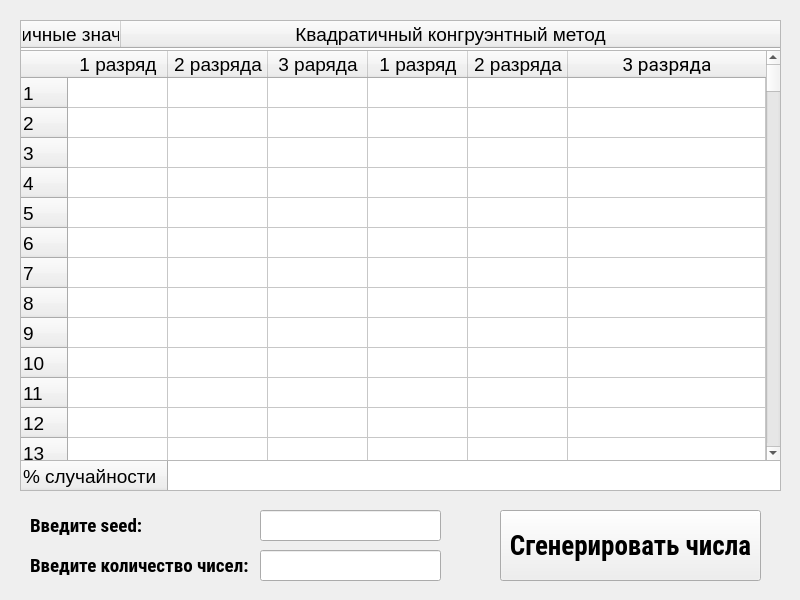
<?xml version="1.0" encoding="UTF-8"?>
<ui version="4.0">
 <class>MainWindow</class>
 <widget class="QMainWindow" name="MainWindow">
  <property name="geometry">
   <rect>
    <x>0</x>
    <y>0</y>
    <width>800</width>
    <height>600</height>
   </rect>
  </property>
  <property name="sizePolicy">
   <sizepolicy hsizetype="Ignored" vsizetype="Preferred">
    <horstretch>0</horstretch>
    <verstretch>0</verstretch>
   </sizepolicy>
  </property>
  <property name="font">
   <font>
    <pointsize>14</pointsize>
   </font>
  </property>
  <property name="windowTitle">
   <string>Pseudorandom Numbers Generator</string>
  </property>
  <widget class="QWidget" name="centralwidget">
   <widget class="QLabel" name="label">
    <property name="geometry">
     <rect>
      <x>30</x>
      <y>510</y>
      <width>121</width>
      <height>31</height>
     </rect>
    </property>
    <property name="font">
     <font>
      <family>Roboto Condensed</family>
      <pointsize>14</pointsize>
      <weight>75</weight>
      <bold>true</bold>
     </font>
    </property>
    <property name="text">
     <string>Введите seed:</string>
    </property>
   </widget>
   <widget class="QLineEdit" name="SeedInputLineEdit">
    <property name="geometry">
     <rect>
      <x>260</x>
      <y>510</y>
      <width>181</width>
      <height>31</height>
     </rect>
    </property>
    <property name="text">
     <string/>
    </property>
   </widget>
   <widget class="QPushButton" name="GenerateNumbersPushButton">
    <property name="geometry">
     <rect>
      <x>500</x>
      <y>510</y>
      <width>261</width>
      <height>71</height>
     </rect>
    </property>
    <property name="font">
     <font>
      <family>Roboto Condensed</family>
      <pointsize>20</pointsize>
      <weight>75</weight>
      <bold>true</bold>
     </font>
    </property>
    <property name="text">
     <string>Сгенерировать числа</string>
    </property>
   </widget>
   <widget class="QTableWidget" name="NumbersTableWidget">
    <property name="geometry">
     <rect>
      <x>20</x>
      <y>50</y>
      <width>761</width>
      <height>411</height>
     </rect>
    </property>
    <property name="contextMenuPolicy">
     <enum>Qt::NoContextMenu</enum>
    </property>
    <property name="sizeAdjustPolicy">
     <enum>QAbstractScrollArea::AdjustToContentsOnFirstShow</enum>
    </property>
    <property name="rowCount">
     <number>2000</number>
    </property>
    <attribute name="horizontalHeaderCascadingSectionResizes">
     <bool>true</bool>
    </attribute>
    <attribute name="horizontalHeaderShowSortIndicator" stdset="0">
     <bool>false</bool>
    </attribute>
    <attribute name="horizontalHeaderStretchLastSection">
     <bool>true</bool>
    </attribute>
    <attribute name="verticalHeaderCascadingSectionResizes">
     <bool>false</bool>
    </attribute>
    <attribute name="verticalHeaderStretchLastSection">
     <bool>true</bool>
    </attribute>
    <row/>
    <row/>
    <row/>
    <row/>
    <row/>
    <row/>
    <row/>
    <row/>
    <row/>
    <row/>
    <row/>
    <row/>
    <row/>
    <row/>
    <row/>
    <row/>
    <row/>
    <row/>
    <row/>
    <row/>
    <row/>
    <row/>
    <row/>
    <row/>
    <row/>
    <row/>
    <row/>
    <row/>
    <row/>
    <row/>
    <row/>
    <row/>
    <row/>
    <row/>
    <row/>
    <row/>
    <row/>
    <row/>
    <row/>
    <row/>
    <row/>
    <row/>
    <row/>
    <row/>
    <row/>
    <row/>
    <row/>
    <row/>
    <row/>
    <row/>
    <row/>
    <row/>
    <row/>
    <row/>
    <row/>
    <row/>
    <row/>
    <row/>
    <row/>
    <row/>
    <row/>
    <row/>
    <row/>
    <row/>
    <row/>
    <row/>
    <row/>
    <row/>
    <row/>
    <row/>
    <row/>
    <row/>
    <row/>
    <row/>
    <row/>
    <row/>
    <row/>
    <row/>
    <row/>
    <row/>
    <row/>
    <row/>
    <row/>
    <row/>
    <row/>
    <row/>
    <row/>
    <row/>
    <row/>
    <row/>
    <row/>
    <row/>
    <row/>
    <row/>
    <row/>
    <row/>
    <row/>
    <row/>
    <row/>
    <row/>
    <row/>
    <row/>
    <row/>
    <row/>
    <row/>
    <row/>
    <row/>
    <row/>
    <row/>
    <row/>
    <row/>
    <row/>
    <row/>
    <row/>
    <row/>
    <row/>
    <row/>
    <row/>
    <row/>
    <row/>
    <row/>
    <row/>
    <row/>
    <row/>
    <row/>
    <row/>
    <row/>
    <row/>
    <row/>
    <row/>
    <row/>
    <row/>
    <row/>
    <row/>
    <row/>
    <row/>
    <row/>
    <row/>
    <row/>
    <row/>
    <row/>
    <row/>
    <row/>
    <row/>
    <row/>
    <row/>
    <row/>
    <row/>
    <row/>
    <row/>
    <row/>
    <row/>
    <row/>
    <row/>
    <row/>
    <row/>
    <row/>
    <row/>
    <row/>
    <row/>
    <row/>
    <row/>
    <row/>
    <row/>
    <row/>
    <row/>
    <row/>
    <row/>
    <row/>
    <row/>
    <row/>
    <row/>
    <row/>
    <row/>
    <row/>
    <row/>
    <row/>
    <row/>
    <row/>
    <row/>
    <row/>
    <row/>
    <row/>
    <row/>
    <row/>
    <row/>
    <row/>
    <row/>
    <row/>
    <row/>
    <row/>
    <row/>
    <row/>
    <row/>
    <row/>
    <row/>
    <row/>
    <row/>
    <row/>
    <row/>
    <row/>
    <row/>
    <row/>
    <row/>
    <row/>
    <row/>
    <row/>
    <row/>
    <row/>
    <row/>
    <row/>
    <row/>
    <row/>
    <row/>
    <row/>
    <row/>
    <row/>
    <row/>
    <row/>
    <row/>
    <row/>
    <row/>
    <row/>
    <row/>
    <row/>
    <row/>
    <row/>
    <row/>
    <row/>
    <row/>
    <row/>
    <row/>
    <row/>
    <row/>
    <row/>
    <row/>
    <row/>
    <row/>
    <row/>
    <row/>
    <row/>
    <row/>
    <row/>
    <row/>
    <row/>
    <row/>
    <row/>
    <row/>
    <row/>
    <row/>
    <row/>
    <row/>
    <row/>
    <row/>
    <row/>
    <row/>
    <row/>
    <row/>
    <row/>
    <row/>
    <row/>
    <row/>
    <row/>
    <row/>
    <row/>
    <row/>
    <row/>
    <row/>
    <row/>
    <row/>
    <row/>
    <row/>
    <row/>
    <row/>
    <row/>
    <row/>
    <row/>
    <row/>
    <row/>
    <row/>
    <row/>
    <row/>
    <row/>
    <row/>
    <row/>
    <row/>
    <row/>
    <row/>
    <row/>
    <row/>
    <row/>
    <row/>
    <row/>
    <row/>
    <row/>
    <row/>
    <row/>
    <row/>
    <row/>
    <row/>
    <row/>
    <row/>
    <row/>
    <row/>
    <row/>
    <row/>
    <row/>
    <row/>
    <row/>
    <row/>
    <row/>
    <row/>
    <row/>
    <row/>
    <row/>
    <row/>
    <row/>
    <row/>
    <row/>
    <row/>
    <row/>
    <row/>
    <row/>
    <row/>
    <row/>
    <row/>
    <row/>
    <row/>
    <row/>
    <row/>
    <row/>
    <row/>
    <row/>
    <row/>
    <row/>
    <row/>
    <row/>
    <row/>
    <row/>
    <row/>
    <row/>
    <row/>
    <row/>
    <row/>
    <row/>
    <row/>
    <row/>
    <row/>
    <row/>
    <row/>
    <row/>
    <row/>
    <row/>
    <row/>
    <row/>
    <row/>
    <row/>
    <row/>
    <row/>
    <row/>
    <row/>
    <row/>
    <row/>
    <row/>
    <row/>
    <row/>
    <row/>
    <row/>
    <row/>
    <row/>
    <row/>
    <row/>
    <row/>
    <row/>
    <row/>
    <row/>
    <row/>
    <row/>
    <row/>
    <row/>
    <row/>
    <row/>
    <row/>
    <row/>
    <row/>
    <row/>
    <row/>
    <row/>
    <row/>
    <row/>
    <row/>
    <row/>
    <row/>
    <row/>
    <row/>
    <row/>
    <row/>
    <row/>
    <row/>
    <row/>
    <row/>
    <row/>
    <row/>
    <row/>
    <row/>
    <row/>
    <row/>
    <row/>
    <row/>
    <row/>
    <row/>
    <row/>
    <row/>
    <row/>
    <row/>
    <row/>
    <row/>
    <row/>
    <row/>
    <row/>
    <row/>
    <row/>
    <row/>
    <row/>
    <row/>
    <row/>
    <row/>
    <row/>
    <row/>
    <row/>
    <row/>
    <row/>
    <row/>
    <row/>
    <row/>
    <row/>
    <row/>
    <row/>
    <row/>
    <row/>
    <row/>
    <row/>
    <row/>
    <row/>
    <row/>
    <row/>
    <row/>
    <row/>
    <row/>
    <row/>
    <row/>
    <row/>
    <row/>
    <row/>
    <row/>
    <row/>
    <row/>
    <row/>
    <row/>
    <row/>
    <row/>
    <row/>
    <row/>
    <row/>
    <row/>
    <row/>
    <row/>
    <row/>
    <row/>
    <row/>
    <row/>
    <row/>
    <row/>
    <row/>
    <row/>
    <row/>
    <row/>
    <row/>
    <row/>
    <row/>
    <row/>
    <row/>
    <row/>
    <row/>
    <row/>
    <row/>
    <row/>
    <row/>
    <row/>
    <row/>
    <row/>
    <row/>
    <row/>
    <row/>
    <row/>
    <row/>
    <row/>
    <row/>
    <row/>
    <row/>
    <row/>
    <row/>
    <row/>
    <row/>
    <row/>
    <row/>
    <row/>
    <row/>
    <row/>
    <row/>
    <row/>
    <row/>
    <row/>
    <row/>
    <row/>
    <row/>
    <row/>
    <row/>
    <row/>
    <row/>
    <row/>
    <row/>
    <row/>
    <row/>
    <row/>
    <row/>
    <row/>
    <row/>
    <row/>
    <row/>
    <row/>
    <row/>
    <row/>
    <row/>
    <row/>
    <row/>
    <row/>
    <row/>
    <row/>
    <row/>
    <row/>
    <row/>
    <row/>
    <row/>
    <row/>
    <row/>
    <row/>
    <row/>
    <row/>
    <row/>
    <row/>
    <row/>
    <row/>
    <row/>
    <row/>
    <row/>
    <row/>
    <row/>
    <row/>
    <row/>
    <row/>
    <row/>
    <row/>
    <row/>
    <row/>
    <row/>
    <row/>
    <row/>
    <row/>
    <row/>
    <row/>
    <row/>
    <row/>
    <row/>
    <row/>
    <row/>
    <row/>
    <row/>
    <row/>
    <row/>
    <row/>
    <row/>
    <row/>
    <row/>
    <row/>
    <row/>
    <row/>
    <row/>
    <row/>
    <row/>
    <row/>
    <row/>
    <row/>
    <row/>
    <row/>
    <row/>
    <row/>
    <row/>
    <row/>
    <row/>
    <row/>
    <row/>
    <row/>
    <row/>
    <row/>
    <row/>
    <row/>
    <row/>
    <row/>
    <row/>
    <row/>
    <row/>
    <row/>
    <row/>
    <row/>
    <row/>
    <row/>
    <row/>
    <row/>
    <row/>
    <row/>
    <row/>
    <row/>
    <row/>
    <row/>
    <row/>
    <row/>
    <row/>
    <row/>
    <row/>
    <row/>
    <row/>
    <row/>
    <row/>
    <row/>
    <row/>
    <row/>
    <row/>
    <row/>
    <row/>
    <row/>
    <row/>
    <row/>
    <row/>
    <row/>
    <row/>
    <row/>
    <row/>
    <row/>
    <row/>
    <row/>
    <row/>
    <row/>
    <row/>
    <row/>
    <row/>
    <row/>
    <row/>
    <row/>
    <row/>
    <row/>
    <row/>
    <row/>
    <row/>
    <row/>
    <row/>
    <row/>
    <row/>
    <row/>
    <row/>
    <row/>
    <row/>
    <row/>
    <row/>
    <row/>
    <row/>
    <row/>
    <row/>
    <row/>
    <row/>
    <row/>
    <row/>
    <row/>
    <row/>
    <row/>
    <row/>
    <row/>
    <row/>
    <row/>
    <row/>
    <row/>
    <row/>
    <row/>
    <row/>
    <row/>
    <row/>
    <row/>
    <row/>
    <row/>
    <row/>
    <row/>
    <row/>
    <row/>
    <row/>
    <row/>
    <row/>
    <row/>
    <row/>
    <row/>
    <row/>
    <row/>
    <row/>
    <row/>
    <row/>
    <row/>
    <row/>
    <row/>
    <row/>
    <row/>
    <row/>
    <row/>
    <row/>
    <row/>
    <row/>
    <row/>
    <row/>
    <row/>
    <row/>
    <row/>
    <row/>
    <row/>
    <row/>
    <row/>
    <row/>
    <row/>
    <row/>
    <row/>
    <row/>
    <row/>
    <row/>
    <row/>
    <row/>
    <row/>
    <row/>
    <row/>
    <row/>
    <row/>
    <row/>
    <row/>
    <row/>
    <row/>
    <row/>
    <row/>
    <row/>
    <row/>
    <row/>
    <row/>
    <row/>
    <row/>
    <row/>
    <row/>
    <row/>
    <row/>
    <row/>
    <row/>
    <row/>
    <row/>
    <row/>
    <row/>
    <row/>
    <row/>
    <row/>
    <row/>
    <row/>
    <row/>
    <row/>
    <row/>
    <row/>
    <row/>
    <row/>
    <row/>
    <row/>
    <row/>
    <row/>
    <row/>
    <row/>
    <row/>
    <row/>
    <row/>
    <row/>
    <row/>
    <row/>
    <row/>
    <row/>
    <row/>
    <row/>
    <row/>
    <row/>
    <row/>
    <row/>
    <row/>
    <row/>
    <row/>
    <row/>
    <row/>
    <row/>
    <row/>
    <row/>
    <row/>
    <row/>
    <row/>
    <row/>
    <row/>
    <row/>
    <row/>
    <row/>
    <row/>
    <row/>
    <row/>
    <row/>
    <row/>
    <row/>
    <row/>
    <row/>
    <row/>
    <row/>
    <row/>
    <row/>
    <row/>
    <row/>
    <row/>
    <row/>
    <row/>
    <row/>
    <row/>
    <row/>
    <row/>
    <row/>
    <row/>
    <row/>
    <row/>
    <row/>
    <row/>
    <row/>
    <row/>
    <row/>
    <row/>
    <row/>
    <row/>
    <row/>
    <row/>
    <row/>
    <row/>
    <row/>
    <row/>
    <row/>
    <row/>
    <row/>
    <row/>
    <row/>
    <row/>
    <row/>
    <row/>
    <row/>
    <row/>
    <row/>
    <row/>
    <row/>
    <row/>
    <row/>
    <row/>
    <row/>
    <row/>
    <row/>
    <row/>
    <row/>
    <row/>
    <row/>
    <row/>
    <row/>
    <row/>
    <row/>
    <row/>
    <row/>
    <row/>
    <row/>
    <row/>
    <row/>
    <row/>
    <row/>
    <row/>
    <row/>
    <row/>
    <row/>
    <row/>
    <row/>
    <row/>
    <row/>
    <row/>
    <row/>
    <row/>
    <row/>
    <row/>
    <row/>
    <row/>
    <row/>
    <row/>
    <row/>
    <row/>
    <row/>
    <row/>
    <row/>
    <row/>
    <row/>
    <row/>
    <row/>
    <row/>
    <row/>
    <row/>
    <row/>
    <row/>
    <row/>
    <row/>
    <row/>
    <row/>
    <row/>
    <row/>
    <row/>
    <row/>
    <row/>
    <row/>
    <row/>
    <row/>
    <row/>
    <row/>
    <row/>
    <row/>
    <row/>
    <row/>
    <row/>
    <row/>
    <row/>
    <row/>
    <row/>
    <row/>
    <row/>
    <row/>
    <row/>
    <row/>
    <row/>
    <row/>
    <row/>
    <row/>
    <row/>
    <row/>
    <row/>
    <row/>
    <row/>
    <row/>
    <row/>
    <row/>
    <row/>
    <row/>
    <row/>
    <row/>
    <row/>
    <row/>
    <row/>
    <row/>
    <row/>
    <row/>
    <row/>
    <row/>
    <row/>
    <row/>
    <row/>
    <row/>
    <row/>
    <row/>
    <row/>
    <row/>
    <row/>
    <row/>
    <row/>
    <row/>
    <row/>
    <row/>
    <row/>
    <row/>
    <row/>
    <row/>
    <row/>
    <row/>
    <row/>
    <row/>
    <row/>
    <row/>
    <row/>
    <row/>
    <row/>
    <row/>
    <row/>
    <row/>
    <row/>
    <row/>
    <row/>
    <row/>
    <row/>
    <row/>
    <row/>
    <row/>
    <row/>
    <row/>
    <row/>
    <row/>
    <row/>
    <row/>
    <row/>
    <row/>
    <row/>
    <row/>
    <row/>
    <row/>
    <row/>
    <row/>
    <row/>
    <row/>
    <row/>
    <row/>
    <row/>
    <row/>
    <row/>
    <row/>
    <row/>
    <row/>
    <row/>
    <row/>
    <row/>
    <row/>
    <row/>
    <row/>
    <row/>
    <row/>
    <row/>
    <row/>
    <row/>
    <row/>
    <row/>
    <row/>
    <row/>
    <row/>
    <row/>
    <row/>
    <row/>
    <row/>
    <row/>
    <row/>
    <row/>
    <row/>
    <row/>
    <row/>
    <row/>
    <row/>
    <row/>
    <row/>
    <row/>
    <row/>
    <row/>
    <row/>
    <row/>
    <row/>
    <row/>
    <row/>
    <row/>
    <row/>
    <row/>
    <row/>
    <row/>
    <row/>
    <row/>
    <row/>
    <row/>
    <row/>
    <row/>
    <row/>
    <row/>
    <row/>
    <row/>
    <row/>
    <row/>
    <row/>
    <row/>
    <row/>
    <row/>
    <row/>
    <row/>
    <row/>
    <row/>
    <row/>
    <row/>
    <row/>
    <row/>
    <row/>
    <row/>
    <row/>
    <row/>
    <row/>
    <row/>
    <row/>
    <row/>
    <row/>
    <row/>
    <row/>
    <row/>
    <row/>
    <row/>
    <row/>
    <row/>
    <row/>
    <row/>
    <row/>
    <row/>
    <row/>
    <row/>
    <row/>
    <row/>
    <row/>
    <row/>
    <row/>
    <row/>
    <row/>
    <row/>
    <row/>
    <row/>
    <row/>
    <row/>
    <row/>
    <row/>
    <row/>
    <row/>
    <row/>
    <row/>
    <row/>
    <row/>
    <row/>
    <row/>
    <row/>
    <row/>
    <row/>
    <row/>
    <row/>
    <row/>
    <row/>
    <row/>
    <row/>
    <row/>
    <row/>
    <row/>
    <row/>
    <row/>
    <row/>
    <row/>
    <row/>
    <row/>
    <row/>
    <row/>
    <row/>
    <row/>
    <row/>
    <row/>
    <row/>
    <row/>
    <row/>
    <row/>
    <row/>
    <row/>
    <row/>
    <row/>
    <row/>
    <row/>
    <row/>
    <row/>
    <row/>
    <row/>
    <row/>
    <row/>
    <row/>
    <row/>
    <row/>
    <row/>
    <row/>
    <row/>
    <row/>
    <row/>
    <row/>
    <row/>
    <row/>
    <row/>
    <row/>
    <row/>
    <row/>
    <row/>
    <row/>
    <row/>
    <row/>
    <row/>
    <row/>
    <row/>
    <row/>
    <row/>
    <row/>
    <row/>
    <row/>
    <row/>
    <row/>
    <row/>
    <row/>
    <row/>
    <row/>
    <row/>
    <row/>
    <row/>
    <row/>
    <row/>
    <row/>
    <row/>
    <row/>
    <row/>
    <row/>
    <row/>
    <row/>
    <row/>
    <row/>
    <row/>
    <row/>
    <row/>
    <row/>
    <row/>
    <row/>
    <row/>
    <row/>
    <row/>
    <row/>
    <row/>
    <row/>
    <row/>
    <row/>
    <row/>
    <row/>
    <row/>
    <row/>
    <row/>
    <row/>
    <row/>
    <row/>
    <row/>
    <row/>
    <row/>
    <row/>
    <row/>
    <row/>
    <row/>
    <row/>
    <row/>
    <row/>
    <row/>
    <row/>
    <row/>
    <row/>
    <row/>
    <row/>
    <row/>
    <row/>
    <row/>
    <row/>
    <row/>
    <row/>
    <row/>
    <row/>
    <row/>
    <row/>
    <row/>
    <row/>
    <row/>
    <row/>
    <row/>
    <row/>
    <row/>
    <row/>
    <row/>
    <row/>
    <row/>
    <row/>
    <row/>
    <row/>
    <row/>
    <row/>
    <row/>
    <row/>
    <row/>
    <row/>
    <row/>
    <row/>
    <row/>
    <row/>
    <row/>
    <row/>
    <row/>
    <row/>
    <row/>
    <row/>
    <row/>
    <row/>
    <row/>
    <row/>
    <row/>
    <row/>
    <row/>
    <row/>
    <row/>
    <row/>
    <row/>
    <row/>
    <row/>
    <row/>
    <row/>
    <row/>
    <row/>
    <row/>
    <row/>
    <row/>
    <row/>
    <row/>
    <row/>
    <row/>
    <row/>
    <row/>
    <row/>
    <row/>
    <row/>
    <row/>
    <row/>
    <row/>
    <row/>
    <row/>
    <row/>
    <row/>
    <row/>
    <row/>
    <row/>
    <row/>
    <row/>
    <row/>
    <row/>
    <row/>
    <row/>
    <row/>
    <row/>
    <row/>
    <row/>
    <row/>
    <row/>
    <row/>
    <row/>
    <row/>
    <row/>
    <row/>
    <row/>
    <row/>
    <row/>
    <row/>
    <row/>
    <row/>
    <row/>
    <row/>
    <row/>
    <row/>
    <row/>
    <row/>
    <row/>
    <row/>
    <row/>
    <row/>
    <row/>
    <row/>
    <row/>
    <row/>
    <row/>
    <row/>
    <row/>
    <row/>
    <row/>
    <row/>
    <row/>
    <row/>
    <row/>
    <row/>
    <row/>
    <row/>
    <row/>
    <row/>
    <row/>
    <row/>
    <row/>
    <row/>
    <row/>
    <row/>
    <row/>
    <row/>
    <row/>
    <row/>
    <row/>
    <row/>
    <row/>
    <row/>
    <row/>
    <row/>
    <row/>
    <row/>
    <row/>
    <row/>
    <row/>
    <row/>
    <row/>
    <row/>
    <row/>
    <row/>
    <row/>
    <row/>
    <row/>
    <row/>
    <row/>
    <row/>
    <row/>
    <row/>
    <row/>
    <row/>
    <row/>
    <row/>
    <row/>
    <row/>
    <row/>
    <row/>
    <row/>
    <row/>
    <row/>
    <row/>
    <row/>
    <row/>
    <row/>
    <row/>
    <row/>
    <row/>
    <row/>
    <row/>
    <row/>
    <row/>
    <row/>
    <row/>
    <row/>
    <row/>
    <row/>
    <row/>
    <row/>
    <row/>
    <row/>
    <row/>
    <row/>
    <row/>
    <row/>
    <row/>
    <row/>
    <row/>
    <row/>
    <row/>
    <row/>
    <row/>
    <row/>
    <row/>
    <row/>
    <row/>
    <row/>
    <row/>
    <row/>
    <row/>
    <row/>
    <row/>
    <row/>
    <row/>
    <row/>
    <row/>
    <row/>
    <row/>
    <row/>
    <row/>
    <row/>
    <row/>
    <row/>
    <row/>
    <row/>
    <row/>
    <row/>
    <row/>
    <row/>
    <row/>
    <row/>
    <row/>
    <row/>
    <row/>
    <row/>
    <row/>
    <row/>
    <row/>
    <row/>
    <row/>
    <row/>
    <row/>
    <row/>
    <row/>
    <row/>
    <row/>
    <row/>
    <row/>
    <row/>
    <row/>
    <row/>
    <row/>
    <row/>
    <row/>
    <row/>
    <row/>
    <row/>
    <row/>
    <row/>
    <row/>
    <row/>
    <row/>
    <row/>
    <row/>
    <row/>
    <row/>
    <row/>
    <row/>
    <row/>
    <row/>
    <row/>
    <row/>
    <row/>
    <row/>
    <row/>
    <row/>
    <row/>
    <row/>
    <row/>
    <row/>
    <row/>
    <row/>
    <row/>
    <row/>
    <row/>
    <row/>
    <row/>
    <row/>
    <row/>
    <row/>
    <row/>
    <row/>
    <row/>
    <row/>
    <row/>
    <row/>
    <row/>
    <row/>
    <row/>
    <row/>
    <row/>
    <row/>
    <row/>
    <row/>
    <row/>
    <row/>
    <row/>
    <row/>
    <row/>
    <row/>
    <row/>
    <row/>
    <row/>
    <row/>
    <row/>
    <row/>
    <row/>
    <row/>
    <row/>
    <row/>
    <row/>
    <row/>
    <row/>
    <row/>
    <row/>
    <row/>
    <row/>
    <row/>
    <row/>
    <row/>
    <row/>
    <row/>
    <row/>
    <row/>
    <row/>
    <row/>
    <row/>
    <row/>
    <row/>
    <row/>
    <row/>
    <row/>
    <row/>
    <row/>
    <row/>
    <row/>
    <row/>
    <row/>
    <row/>
    <row/>
    <row/>
    <row/>
    <row/>
    <row/>
    <row/>
    <row/>
    <row/>
    <row/>
    <row/>
    <row/>
    <row/>
    <row/>
    <row/>
    <row/>
    <row/>
    <row/>
    <row/>
    <row/>
    <row/>
    <row/>
    <row/>
    <row/>
    <row/>
    <row/>
    <row/>
    <row/>
    <row/>
    <row/>
    <row/>
    <row/>
    <row/>
    <row/>
    <row/>
    <row/>
    <row/>
    <row/>
    <row/>
    <row/>
    <row/>
    <row/>
    <row/>
    <row/>
    <row/>
    <row/>
    <row/>
    <row/>
    <row/>
    <row/>
    <row/>
    <row/>
    <row/>
    <row/>
    <row/>
    <row/>
    <row/>
    <row/>
    <row/>
    <row/>
    <row/>
    <row/>
    <row/>
    <row/>
    <row/>
    <row/>
    <row/>
    <row/>
    <row/>
    <row/>
    <row/>
    <row/>
    <row/>
    <row/>
    <row/>
    <row/>
    <row/>
    <row/>
    <row/>
    <row/>
    <row/>
    <row/>
    <row/>
    <row/>
    <row/>
    <row/>
    <row/>
    <row/>
    <row/>
    <row/>
    <row/>
    <row/>
    <row/>
    <row/>
    <row/>
    <row/>
    <row/>
    <row/>
    <row/>
    <row/>
    <row/>
    <row/>
    <row/>
    <row/>
    <row/>
    <row/>
    <row/>
    <row/>
    <row/>
    <row/>
    <row/>
    <row/>
    <row/>
    <row/>
    <row/>
    <row/>
    <row/>
    <row/>
    <row/>
    <row/>
    <row/>
    <row/>
    <row/>
    <row/>
    <row/>
    <row/>
    <row/>
    <row/>
    <row/>
    <row/>
    <row/>
    <row/>
    <row/>
    <row/>
    <row/>
    <row/>
    <row/>
    <row/>
    <row/>
    <row/>
    <row/>
    <row/>
    <row/>
    <row/>
    <row/>
    <row/>
    <row/>
    <row/>
    <row/>
    <row/>
    <row/>
    <row/>
    <row/>
    <row/>
    <row/>
    <row/>
    <row/>
    <row/>
    <row/>
    <row/>
    <row/>
    <row/>
    <row/>
    <row/>
    <row/>
    <row/>
    <row/>
    <row/>
    <row/>
    <row/>
    <row/>
    <row/>
    <row/>
    <row/>
    <row/>
    <row/>
    <row/>
    <row/>
    <row/>
    <row/>
    <row/>
    <row/>
    <row/>
    <row/>
    <row/>
    <row/>
    <row/>
    <row/>
    <row/>
    <row/>
    <row/>
    <row/>
    <row/>
    <row/>
    <row/>
    <row/>
    <row/>
    <row/>
    <row/>
    <row/>
    <row/>
    <row/>
    <row/>
    <row/>
    <row/>
    <row/>
    <row/>
    <row/>
    <row/>
    <row/>
    <row/>
    <row/>
    <row/>
    <row/>
    <row/>
    <row/>
    <row/>
    <row/>
    <row/>
    <row/>
    <row/>
    <row/>
    <row/>
    <row/>
    <row/>
    <row/>
    <row/>
    <row/>
    <row/>
    <row/>
    <row/>
    <row/>
    <row/>
    <row/>
    <row/>
    <row/>
    <row/>
    <row/>
    <row/>
    <row/>
    <row/>
    <row/>
    <row/>
    <row/>
    <row/>
    <row/>
    <row/>
    <row/>
    <row/>
    <row/>
    <row/>
    <row/>
    <row/>
    <row/>
    <row/>
    <row/>
    <row/>
    <row/>
    <row/>
    <row/>
    <row/>
    <row/>
    <row/>
    <row/>
    <row/>
    <row/>
    <row/>
    <row/>
    <row/>
    <row/>
    <row/>
    <row/>
    <row/>
    <row/>
    <row/>
    <row/>
    <row/>
    <row/>
    <row/>
    <row/>
    <row/>
    <row/>
    <row/>
    <row/>
    <row/>
    <row/>
    <row/>
    <row/>
    <row/>
    <row/>
    <row/>
    <row/>
    <row/>
    <row/>
    <row/>
    <row/>
    <row/>
    <row/>
    <row/>
    <row/>
    <row/>
    <row/>
    <row/>
    <row/>
    <row/>
    <row/>
    <row/>
    <row/>
    <row/>
    <row/>
    <row/>
    <row/>
    <row/>
    <row/>
    <row/>
    <row/>
    <row/>
    <row/>
    <row/>
    <row/>
    <row/>
    <row/>
    <row/>
    <row/>
    <row/>
    <row/>
    <row/>
    <row/>
    <row/>
    <row/>
    <row/>
    <row/>
    <row/>
    <row/>
    <row/>
    <row/>
    <row/>
    <row/>
    <row/>
    <row/>
    <row/>
    <row/>
    <row/>
    <row/>
    <row/>
    <row/>
    <row/>
    <row/>
    <row/>
    <row/>
    <row/>
    <row/>
    <row/>
    <row/>
    <row/>
    <row/>
    <row/>
    <row/>
    <row/>
    <row/>
    <row/>
    <row/>
    <row/>
    <row/>
    <row/>
    <row/>
    <row/>
    <row/>
    <row/>
    <row/>
    <row/>
    <row/>
    <row/>
    <row/>
    <row/>
    <row/>
    <row/>
    <column>
     <property name="text">
      <string>1 разряд</string>
     </property>
    </column>
    <column>
     <property name="text">
      <string>2 разряда</string>
     </property>
    </column>
    <column>
     <property name="text">
      <string>3 раряда</string>
     </property>
    </column>
    <column>
     <property name="text">
      <string>1 разряд</string>
     </property>
    </column>
    <column>
     <property name="text">
      <string>2 разряда</string>
     </property>
    </column>
    <column>
     <property name="text">
      <string>3 разряда</string>
     </property>
     <property name="font">
      <font>
       <family>Roboto</family>
      </font>
     </property>
    </column>
   </widget>
   <widget class="QTableWidget" name="RandomPercentTableWidget">
    <property name="geometry">
     <rect>
      <x>20</x>
      <y>460</y>
      <width>761</width>
      <height>31</height>
     </rect>
    </property>
    <row>
     <property name="text">
      <string>% случайности</string>
     </property>
    </row>
   </widget>
   <widget class="QLineEdit" name="CountInputLineEdit">
    <property name="geometry">
     <rect>
      <x>260</x>
      <y>550</y>
      <width>181</width>
      <height>31</height>
     </rect>
    </property>
    <property name="text">
     <string/>
    </property>
   </widget>
   <widget class="QLabel" name="label_2">
    <property name="geometry">
     <rect>
      <x>30</x>
      <y>550</y>
      <width>221</width>
      <height>31</height>
     </rect>
    </property>
    <property name="font">
     <font>
      <family>Roboto Condensed</family>
      <pointsize>14</pointsize>
      <weight>75</weight>
      <bold>true</bold>
     </font>
    </property>
    <property name="text">
     <string>Введите количество чисел:</string>
    </property>
   </widget>
   <widget class="QTableWidget" name="MethodsHeaderTableWidget">
    <property name="geometry">
     <rect>
      <x>20</x>
      <y>20</y>
      <width>761</width>
      <height>31</height>
     </rect>
    </property>
    <attribute name="horizontalHeaderStretchLastSection">
     <bool>true</bool>
    </attribute>
    <column>
     <property name="text">
      <string>Табличные значения</string>
     </property>
    </column>
    <column>
     <property name="text">
      <string>Квадратичный конгруэнтный метод</string>
     </property>
    </column>
   </widget>
  </widget>
 </widget>
 <resources/>
 <connections/>
</ui>
